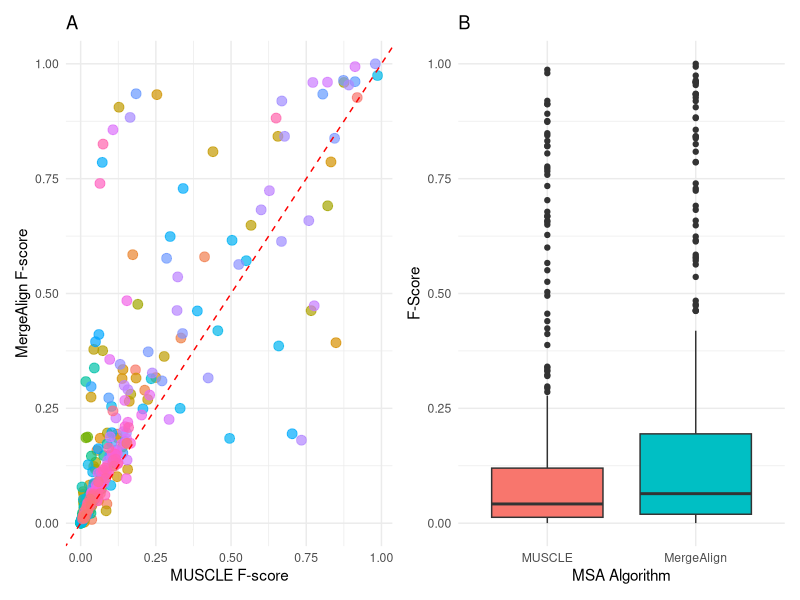
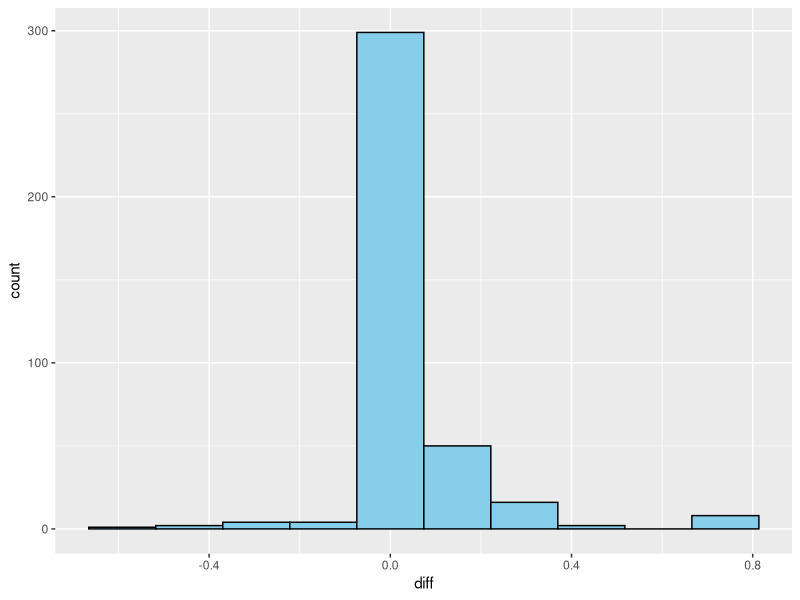

R code for these plots, in order:
#install.packages("tidyverse")  #if needed
library(tidyverse)
library(patchwork)

data <- read.csv("bali3_benchmark.csv")

data_long <- data %>%
  pivot_longer(cols = c(MUSCLE_F, MergeAlign_F), 
               names_to = "algorithm", 
               values_to = "f_score")

data_long$algorithm <- factor(data_long$algorithm, levels = c("MUSCLE_F", "MergeAlign_F"))

#boxplot
box <- ggplot(data_long, aes(x = algorithm, y = f_score, fill = algorithm)) +
  geom_boxplot() +
  labs(title = "B",
       x = "MSA Algorithm",
       y = "F-Score") +
  scale_x_discrete(labels = c("MUSCLE_F" = "MUSCLE", "MergeAlign_F" = "MergeAlign")) +
  theme_minimal() +
  theme(legend.position = "none")

# Paired Scatter Plot
scatter <- ggplot(data, aes(x = MUSCLE_F, y = MergeAlign_F)) +
  geom_point(aes(color = File), size = 3, alpha = 0.7) +
  geom_abline(slope = 1, intercept = 0, linetype = "dashed", color = "red") +
  labs(title = "A",
       x = "MUSCLE F-score", 
       y = "MergeAlign F-score") +
  theme_minimal() +
  theme(legend.position = "none")

scatter + box

# Wilcoxon test
data$diff <- data$MergeAlign_F - data$MUSCLE_F

ggplot(data, aes(x = diff)) + 
  geom_histogram(bins = 10, fill = "skyblue", color = "black")

shapiro.test(data$diff)

wilcox_test_result <- wilcox.test(data$MergeAlign_F, data$MUSCLE_F, paired = TRUE)

print(wilcox_test_result)
